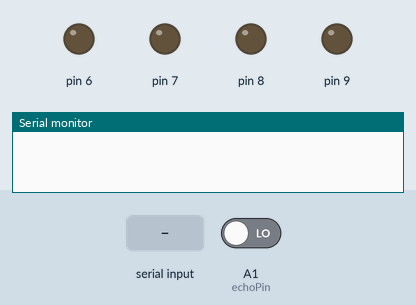
Simulated run of this sketch. Board: Arduino Uno, built with avr-gcc and run on an emulated ATmega328P. On the bench: output pins drawn as LEDs (lit = HIGH), the last lines printed to the serial monitor. Inputs (shaded band) come from the test bench; at power-on: A1 (echoPin) LOW. Pins used as bus, display or sensor lines are not drawn.

Above: at 1.2 s.
1.3 s: "X" received over Serial
At 4.1 s:
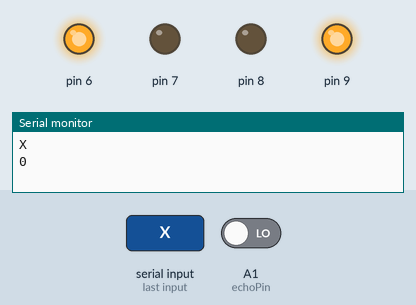
4.3 s: "F" received over Serial
At 5.6 s:
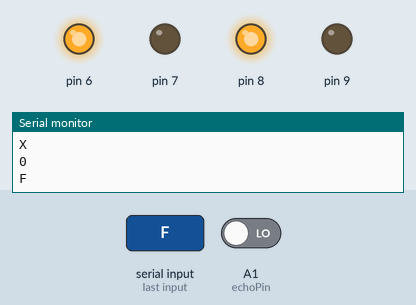
5.9 s: "L" received over Serial
At 7.0 s:
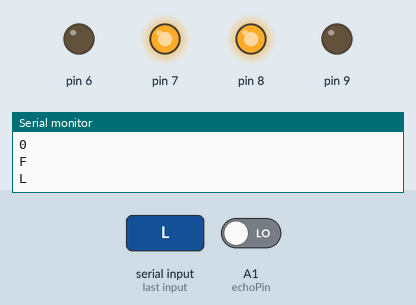
Timing chart, 0 to 8.9 s (numbered marks = the images above; inputs shaded):
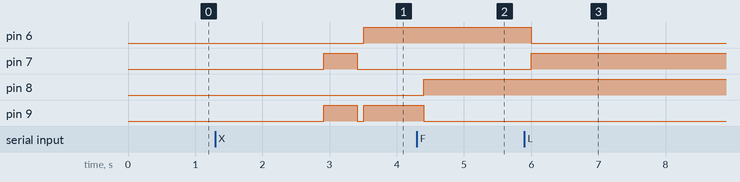

The sketch:

minismart.ino
```cpp
// LIGHTNING ARDUINO CHANNEL CODE:-
char t;
int trigPin = A0;
int echoPin = A1;
long duration, distance;
void setup() {
pinMode(6,OUTPUT);
pinMode(7,OUTPUT);
pinMode(8,OUTPUT);
pinMode(9,OUTPUT);
pinMode(trigPin, OUTPUT);
pinMode(echoPin, INPUT);
Serial.begin(9600);

}

void loop() {
if(Serial.available()>0)
{

t=Serial.read();
Serial.println(t);
delay(100);


  switch(t)
  {
   case 'F': forward();
    break;
    case 'B':backward();
    break;
    case 'L':leftward();
    break;
    case 'R':rightward();
    break;
    case 'S':stop_the();
    break;
    case 'X' :

     ultra();
    break;
  }

}
}
 void forward(){
  digitalWrite(6,HIGH);
digitalWrite(7,LOW);
digitalWrite(8,HIGH);
digitalWrite(9,LOW);
}


 void backward()
{
digitalWrite(6,LOW );
digitalWrite(7,HIGH);
digitalWrite(8,LOW);
digitalWrite(9,HIGH);

}

 void stop_the()
{
digitalWrite(6,LOW);
digitalWrite(7,LOW);
digitalWrite(8,LOW);
digitalWrite(9,LOW);

}
void leftward()
{
digitalWrite(6,LOW);
digitalWrite(7,HIGH);
digitalWrite(8,HIGH);
digitalWrite(9,LOW);
}
void rightward()
{
digitalWrite(6,HIGH);
digitalWrite(7,LOW);
digitalWrite(8,LOW);
digitalWrite(9,HIGH);
}
void ultra()
{
  digitalWrite(trigPin, LOW);
 delayMicroseconds(2);
 digitalWrite(trigPin, HIGH);
 delayMicroseconds(10);
 duration = pulseIn(echoPin, HIGH);
 distance = duration / 58.2;
 Serial.println(distance);
 delay(10);

if (distance > 30)
 {
  forward();
 }

 if (distance < 30)
 {
 stop_the();
 delay(500);
 backward();
 delay(500);
 stop_the();
 delay(100);
 rightward();
 delay(500);
}

}
```

Measured:
- after the input at 1.3 s, pin 6: LOW → HIGH after 2.2 s; pin 7: LOW → HIGH after 1.6 s, → LOW 0.50 s later; pin 9: LOW → HIGH after 1.6 s, → LOW 0.50 s later, → HIGH 0.10 s later
- after the input at 4.3 s, pin 8: LOW → HIGH after 0.10 s; pin 9: HIGH → LOW after 0.10 s
- after the input at 5.9 s, pin 6: HIGH → LOW after 0.10 s; pin 7: LOW → HIGH after 0.10 s
